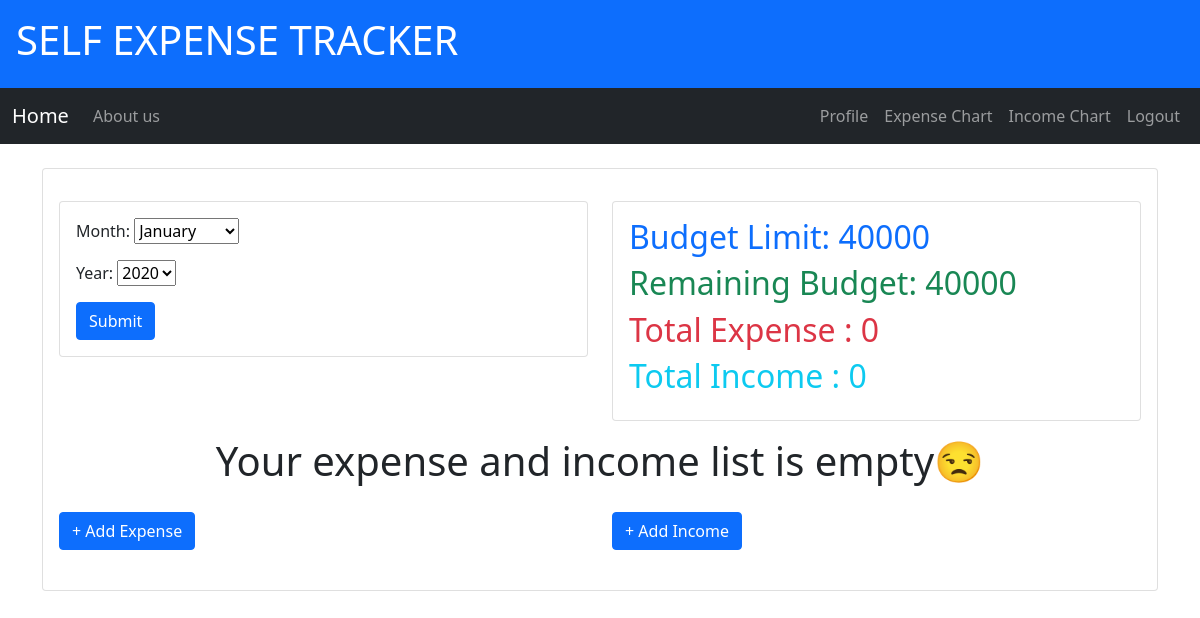
Page / (signed in) on the earlier database version.
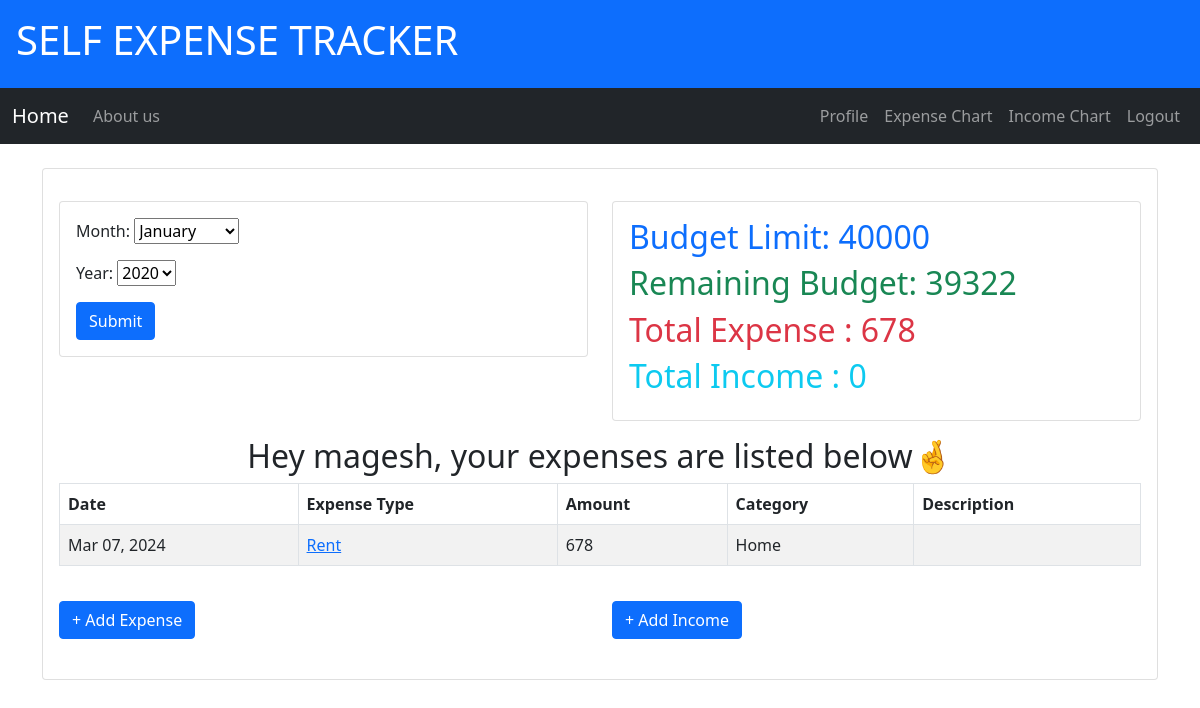
Same page on the later database version.
### users/models.py (models this page shows, shortened)
class Profile(models.Model):
    user = models.OneToOneField(User, on_delete=models.CASCADE)
    image = models.ImageField(default='default.jpg', upload_to='profile_pics')
    budget_limit = models.IntegerField(default=25000)

### finance/models.py (models this page shows, shortened)
class Expense(models.Model):
    CATEGORY_CHOICES = [
        ('Food', 'Food'),
        ('Clothing', 'Clothing'),
        ('Transportation', 'Transportation'),
        ('Home', 'Home'),
        ('Bills', 'Bills '),
        ('Entertainment', 'Entertainment'),
        ('Household_goods', 'Household Goods'),
        ('personnel_needs', 'Personnel Needs'),
        ('Education', 'Education'),
        ('Sports', 'Sports'),
        ('Others', 'Others'),
    ]
    user = models.ForeignKey(User, on_delete=models.CASCADE)
    expense_type = models.CharField(max_length=25)
    category = models.CharField(max_length=25, choices=CATEGORY_CHOICES)
    date = models.DateTimeField(default=timezone.now)
    amount = models.IntegerField()
    description = models.TextField(blank=True)

### finance/views.py (the view)
# urls.py: path('', views.home, name='finance-home'),
@login_required
def home(request):
    expense_set = request.user.expense_set.filter(date__month=timezone.now().month, date__year=timezone.now().year)
    income_set = request.user.income_set.filter(date__month=timezone.now().month, date__year=timezone.now().year)
    if request.method == 'POST':
        form = MonthYearForm(request.POST)
        if form.is_valid():
            month = int(form.cleaned_data['month'])
            year = int(form.cleaned_data['year'])
            expense_set = request.user.expense_set.filter(date__month=month, date__year=year)
            income_set = request.user.income_set.filter(date__month=month, date__year=year)
    else:
        form = MonthYearForm()
    amount_spend = 0
    for i in expense_set:
        amount_spend += i.amount
    amount_earned = 0
    for i in income_set:
        amount_earned += i.amount
    remaining_budget = request.user.profile.budget_limit - amount_spend
    context = {"title": "Home", 'expenses': expense_set, "incomes": income_set, 'remaining_budget': remaining_budget,
               'expense_amount': amount_spend, 'income_amount': amount_earned, 'form': form}  # 'paginate_by': 5,
    return render(request, 'finance/home.html', context)

### finance/forms.py
class MonthYearForm(forms.Form):
    MONTH_CHOICES = [(str(i), MONTHS[i]) for i in range(1, 13)]
    YEAR_CHOICES = [(str(i), str(i)) for i in range(2020, 2051)]
    month = forms.ChoiceField(choices=MONTH_CHOICES)
    year = forms.ChoiceField(choices=YEAR_CHOICES)

### finance/templates/finance/home.html (shortened to what the changed rows need)
{% extends "finance/base.html" %}
{% block content %}
<div class="row mt-3">
    <div class="col-md-6">
        <div class="card">
            <div class="card-body">
                <h2 class="text-primary">Budget Limit: {{ user.profile.budget_limit }}</h2>
                <h2 class="text-success">Remaining Budget: {{ remaining_budget }}</h2>
                <h2 class="text-danger">Total Expense : {{ expense_amount }}</h2>
                <h2 class="text-info">Total Income : {{ income_amount }}</h2>
            </div>
        </div>
    </div>
</div>
<div class="row mt-3">
    <div class="col-md-12">
        {% if expenses and incomes %}
            <h2 align="center">Hey {{ user }}, your expenses and incomes are listed below🤞</h2>
            <table class="table table-bordered table-striped">
                <thead>
                    <tr>
                        <th>Date</th>
                        <th>Expense Type</th>
                        <th>Amount</th>
                        <th>Category</th>
                        <th>Description</th>
                    </tr>
                </thead>
                <tbody>
                    {% for con in expenses %}
                        <tr>
                            <td>{{ con.date|date:"M d, Y" }}</td>
                            <td><a href="{% url 'expense-detail' con.id %}">{{ con.expense_type }}</a></td>
                            <td>{{ con.amount }}</td>
                            <td>{{ con.category }}</td>
                            <td>{{ con.description }}</td>
                        </tr>
                    {% endfor %}
                    <thead>
                        <tr>
                            <th>Date</th>
                            <th>Income Type</th>
                            <th>Amount</th>
                            <th>Category</th>
                            <th>Description</th>
                        </tr>
                    </thead>
                    {% for con in incomes %}
                        <tr>
                            <td>{{ con.date|date:"M d, Y" }}</td>
                            <td><a href="{% url 'income-detail' con.id %}">{{ con.income_type }}</a></td>
                            <td>{{ con.amount }}</td>
                            <td>{{ con.category }}</td>
                            <td>{{ con.description }}</td>
                        </tr>
                    {% endfor %}
                </tbody>
            </table>
        {% elif expenses %}
            <h2 align="center">Hey {{ user }}, your expenses are listed below🤞</h2>
            <table class="table table-bordered table-striped">
                <thead>
                    <tr>
                        <th>Date</th>
                        <th>Expense Type</th>
                        <th>Amount</th>
                        <th>Category</th>
                        <th>Description</th>
                    </tr>
                </thead>
                <tbody>
                    {% for con in expenses %}
                        <tr>
                            <td>{{ con.date|date:"M d, Y" }}</td>
                            <td><a href="{% url 'expense-detail' con.id %}">{{ con.expense_type }}</a></td>
                            <td>{{ con.amount }}</td>
                            <td>{{ con.category }}</td>
                            <td>{{ con.description }}</td>
                        </tr>
                    {% endfor %}
                </tbody>
            </table>
        {% else %}
            <h1 align="center">Your expense and income list is empty😒</h1>
        {% endif %}
    </div>
</div>
<div class="row mt-3">
    <div class="col-md-6">
        <h2><a href="{% url 'expense-create' %}" class="btn btn-primary">+ Add Expense</a></h2>
    </div>
    <div class="col-md-6">
        <h2><a href="{% url 'income-create' %}" class="btn btn-primary">+ Add Income</a></h2>
    </div>
</div>
{% endblock %}

Differences in the rows shown:
added Expense: date "Mar 07, 2024", expense_type "Rent", amount "678", category "Home"
Other differences:
{{ remaining_budget }}: "40000" → "39322"
{{ expense_amount }}: "0" → "678"
{{ user }}: (not shown) → "magesh"
text no longer shown: "Your expense and income list is empty😒"
text now shown: "Hey , your expenses are listed below🤞 Date Expense Type Amount Category Description"
